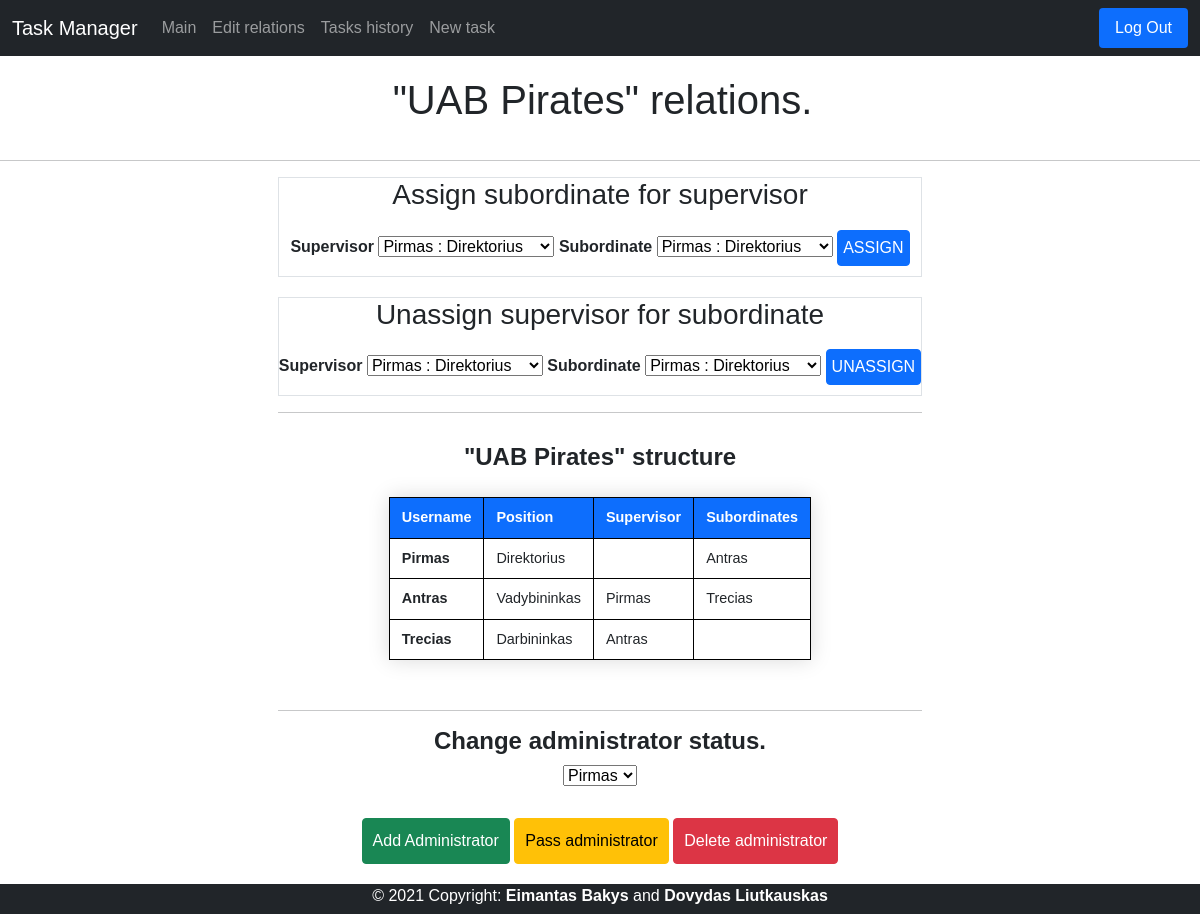
Page /relations (signed in) on the earlier database version.
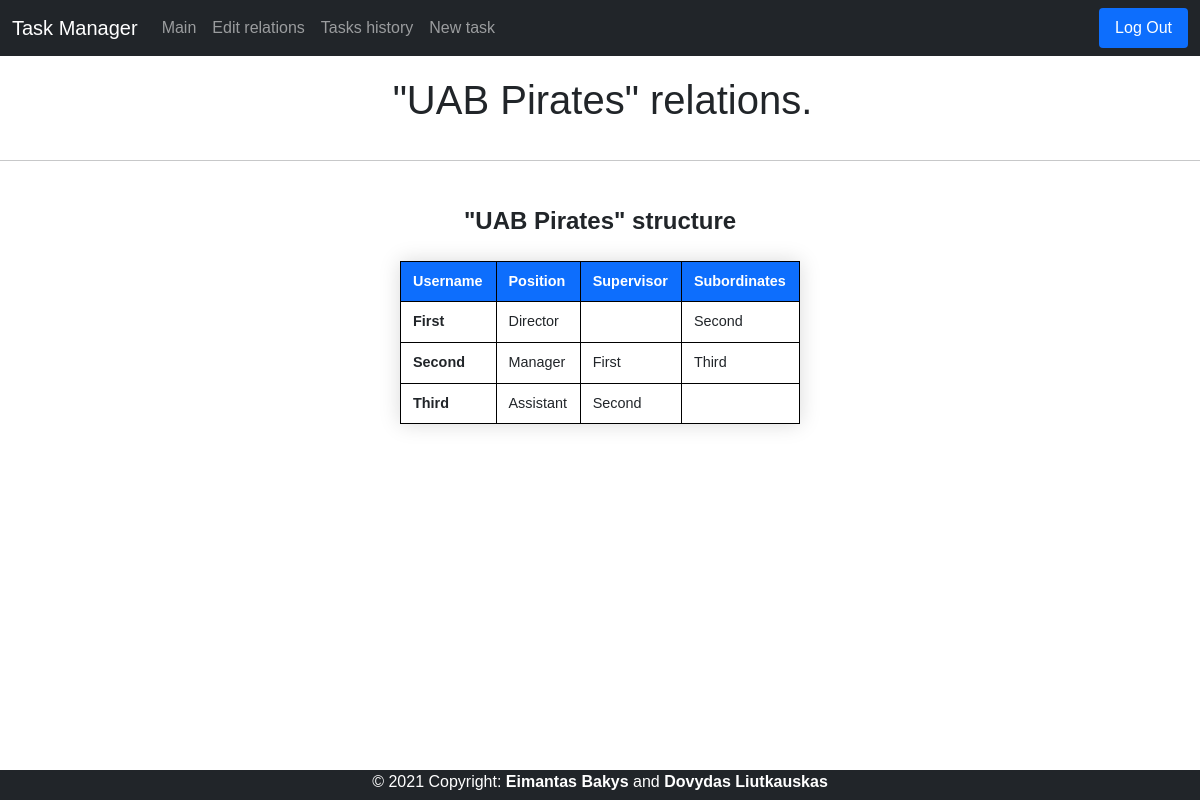
Same page on the later database version.
### tables this page shows
CREATE TABLE users(user_id INTEGER PRIMARY KEY, name TEXT NOT NULL UNIQUE, hash TEXT NOT NULL, position TEXT, company TEXT, administrator INTEGER);

### application.py (the view, shortened to what this page needs)
@app.route("/relations", methods=["GET", "POST"])
def relations():
    if request.method == "GET":
        connection = sqlite3.connect('data.db')
        db = connection.cursor()
        db.execute(
            "SELECT * FROM users WHERE user_id = ?", (session["user_id"],))
        user_row = db.fetchone()
        db.execute("SELECT * FROM users WHERE company = ?", (user_row[4],))
        rows = db.fetchall()
        db.execute("SELECT * FROM relations")
        relations = db.fetchall()
        db.execute(
            "SELECT users.user_id, users.name, users.position, users.company, relations.supervisors_id, relations.subordinates_id FROM users INNER JOIN relations ON users.user_id = relations.user_id")
        joined_rows = db.fetchall()
        return render_template("relations.html", rows=rows, relations=relations, joined_rows=joined_rows, user=user_row)

### templates/relations.html (shortened to what this page needs)
{% extends "layout.html" %}
{% block main %}
<h1 class="pageTitle">"{{ rows[0][4] }}" relations.</h1>
<hr>
<div class="container-1">
    <center>
        {% if user[5] == 1 %}
        <div>
            <form class="border" action="/relations" method="POST">
                <h3>Assign subordinate for supervisor</h3>
                <label>Supervisor</label>
                <select name="new_supervisor">
                    {% if rows is not none %}
                    {% for row in rows %}
                    <option value="{{ row[0] }}">{{ row[1] }} : {{ row[3] }}</option>
                    {% endfor %}
                    {% endif %}
                </select>
                <label>Subordinate</label>
                <select name="new_subordinate">
                    {% if rows is not none %}
                    {% for row in rows %}
                    <option value="{{ row[0] }}">{{ row[1] }} : {{ row[3] }}</option>
                    {% endfor %}
                    {% endif %}
                </select>
                {% if user[5] == 1 %}
                <button type="submit" class="btn btn-primary" style="padding: 5px; margin-bottom: 10px;">ASSIGN</button>
                {% else %}
                <button type="submit" class="btn btn-primary" style="padding: 5px; margin-bottom: 10px;" disabled>ASSIGN</button>
                {% endif %}
            </form>
        </div>
        <div>
            <form class="border" action="/unassign" method="POST" style="margin-top: 20px;">
                <h3>Unassign supervisor for subordinate</h3>
                <label>Supervisor</label>
                <select name="selected_supervisors_id">
                    {% if rows is not none %}
                    {% for row in rows %}
                    <option value="{{ row[0] }}">{{ row[1] }} : {{ row[3] }}</option>
                    {% endfor %}
                    {% endif %}
                </select>
                <label>Subordinate</label>
                <select name="selected_subordinates_id">
                    {% if rows is not none %}
                    {% for row in rows %}
                    <option value="{{ row[0] }}">{{ row[1] }} : {{ row[3] }}</option>
                    {% endfor %}
                    {% endif %}
                </select>
                {% if user[5] == 1 %}
                <button type="submit" class="btn btn-primary" style="padding: 5px; margin-bottom: 10px;">UNASSIGN</button>
                {% else %}
                <button type="submit" class="btn btn-primary" style="padding: 5px; margin-bottom: 10px;" disabled>UNASSIGN</button>
                {% endif %}
            </form>
        </div>
        <hr>
        {% endif %}
        <h4 style="margin-top: 30px;"><b>"{{ rows[0][4] }}" structure</b></h4>
        <table class="styled-table">
            <thead>
            <tr>
                <th class="borderr">Username</th>
                <th class="borderr">Position</th>
                <th class="borderr">Supervisor</th>
                <th class="borderr">Subordinates</th>
            </tr>
            </thead>
            {% if joined_rows is not none %}
            {% for row2 in rows %}
            <tbody>
            <tr class="borderr">
                <th class="borderr">
                    {{ row2[1] }}
                </th>
                <td class="borderr">
                    {{ row2[3] }}
                </td>
                <td class="borderr">
                    {% for joined_row in joined_rows %}
                    {% if row2[0] == joined_row[0] %}
                    {% for row3 in rows %}
                    {% if joined_row[4] == row3[0] %}
                    {{ row3[1] }}
                    {% endif %}
                    {% endfor %}
                    {% endif %}
                    {% endfor %}
                </td>
                <td class="borderr">
                    {% for joined_row in joined_rows %}
                    {% if row2[0] == joined_row[0] %}
                    {% for row3 in rows %}
                    {% if joined_row[5] == row3[0] %}
                    {{ row3[1] }}
                    {% endif %}
                    {% endfor %}
                    {% endif %}
                    {% endfor %}
                </td>
            </tr>
            </tbody>
            {% endfor %}
            {% endif %}
        </table>
        {% if user[5] == 1 %}
        <hr>
        <h4><b>Change administrator status.</b></h4>
        <form action="/administrator" method="POST" style="margin-bottom: 50px;">
            <select name="user_id">
                {% if joined_rows is not none %}
                {% for row in rows %}
                <option value="{{ row[0]}}">{{ row[1] }}</option>
                {% endfor %}
                {% endif %}
            </select>
            <br>
            <button type="submit" class="btn btn-success" style="margin-top: 30px;" name="decision" value="add" data-bs-toggle="tooltip" data-bs-placement="top"
             title="Add administrator status to selected user (keeping your status as administrator)">Add Administrator</button>
            <button type="submit" class="btn btn-warning" style="margin-top: 30px;" name="decision" value="pass" data-bs-toggle="tooltip" data-bs-placement="top"
             title="You will lose your status as 'administrator' passing it to selected user.">Pass administrator</button>
             <button type="submit" class="btn btn-danger" name="decision" style="margin-top: 30px;" value="delete" data-bs-toggle="tooltip" data-bs-placement="top"
             title="You will delete 'administartor' status for selected user">Delete administrator</button>
        </form>
        {% endif %}
    </center>
</div>
{% endblock %}

### templates/layout.html (shortened to what this page needs)
<!doctype html>
<html lang="en">
<head>
  <link href="https://cdn.jsdelivr.net/npm/bootstrap@5.0.0-beta2/dist/css/bootstrap.min.css" rel="stylesheet"
>
  <link href="/static/styles.css" rel="stylesheet">
</head>
<body>
  <nav class="navbar navbar-expand-lg navbar-dark bg-dark">
    <div class="container-fluid">
      <a class="navbar-brand">Task Manager</a>
      <div class="collapse navbar-collapse justify-content-start" id="navbarNav">
        {% if session.user_id %}
        <ul class="navbar-nav">
          <li class="nav-item">
            <a class="nav-link" href='{{ url_for("index") }}'>Main</a>
          </li>
          <li class="nav-item">
            <a class="nav-link" href='{{ url_for("relations") }}'>Edit relations</a>
          </li>
          <li class="nav-item">
            <a class="nav-link" href='{{ url_for("tasks") }}'>Tasks history</a>
          </li>
          <li class="nav-item">
            <a class="nav-link" href='{{ url_for("new_task") }}'>New task</a>
          </li>
        </ul>
      </div>
      <div class="collapse navbar-collapse justify-content-end" id="navbarNav">
        <ul class="nav nav-pills">
          <li class="nav-item">
            <a class="nav-link active" href="/logout">Log Out</a>
          </li>
        </ul>
      </div>
      {% endif %}
    </div>
  </nav>
  <main>
    {% block main %}{% endblock %}
  </main>
  <div class="fixed-bottom">
    <footer>
      <a>© 2021 Copyright: <b>Eimantas Bakys</b> and <b>Dovydas Liutkauskas</b></a>
    </footer>
  </div>
</body>
</html>

### static/styles.css (style rules this page uses)
footer { width: 100%; background-color: rgb(33,37,41); height: 30px; color: white; text-align: center; }
.pageTitle { padding: 20px; text-align: center; margin-left: 5px; }
.container-1 { display: flex; justify-content: center; }
.borderr { border: 1px solid black; }
body { font-family: Verdana, Geneva, Tahoma, sans-serif }
.styled-table { border-collapse: collapse; margin: 25px 0; font-size: 0.9em; font-family: sans-serif; min-width: 400px; box-shadow: 0 0 20px rgba(0, 0, 0, 0.15); margin-bottom: 50px; }
.styled-table thead tr { background-color: #0D6EFD; color: #ffffff; text-align: left; }
.styled-table th, .styled-table td { padding: 9px 12px; }

Differences in the rows shown:
changed users "UAB Pirates": name "Pirmas" → "First"; position "Direktorius" → "Director"; administrator 1 → 0 (drawn)
changed users: name "Antras" → "Second"; position "Vadybininkas" → "Manager"
changed users: name "Trecias" → "Third"; position "Darbininkas" → "Assistant"
Other differences:
form field new_supervisor: "Pirmas : Direktorius" → (not shown)
form field new_subordinate: "Pirmas : Direktorius" → (not shown)
form field selected_supervisors_id: "Pirmas : Direktorius" → (not shown)
form field selected_subordinates_id: "Pirmas : Direktorius" → (not shown)
form field user_id: "Pirmas" → (not shown)
text no longer shown: "Assign subordinate for supervisor Supervisor Subordinate ASSIGN Unassign supervisor for subordinate Supervisor Subordinate UNASSIGN Change administrator status. Add Administrator Pass administrator Delete administrator"
